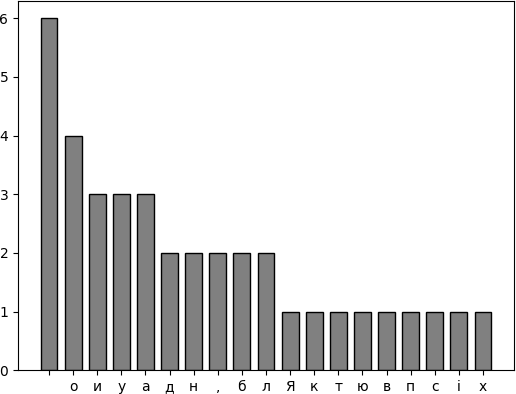

Write the Python code that produced this figure.
from collections import Counter
import matplotlib.pyplot as plt
c = Counter("Як дитиною, бувало, упаду собі на лихо")
plt.bar(*zip(*c.most_common()), width=0.7, color='gray', edgecolor='black')
plt.show()
